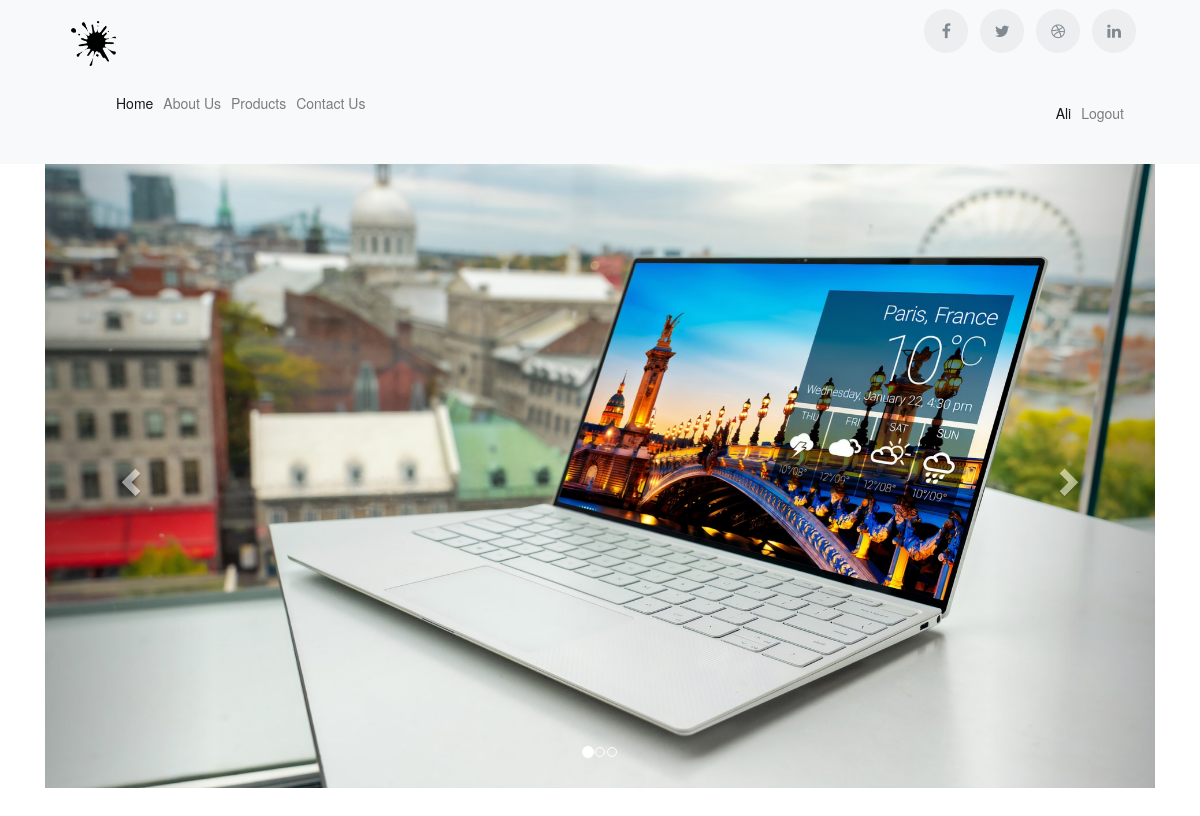
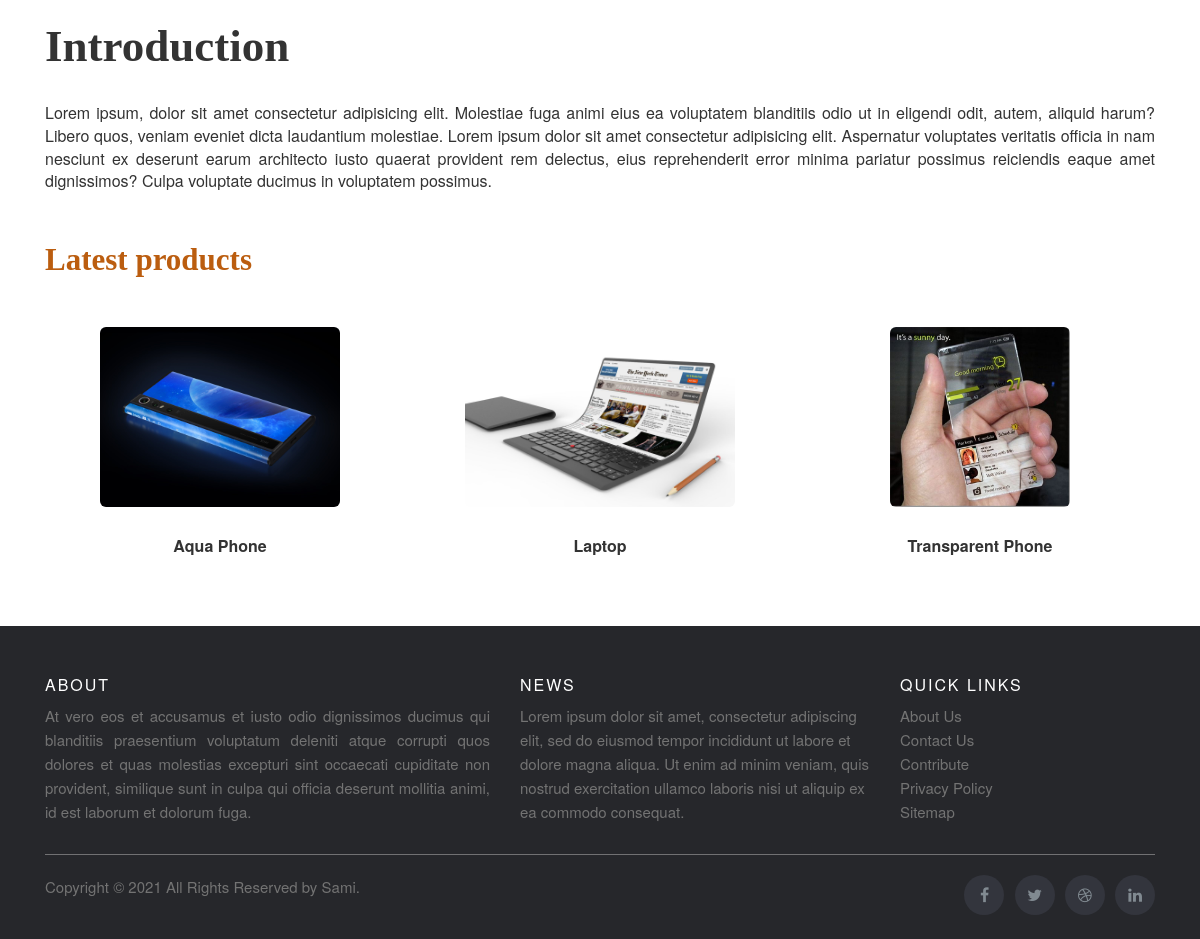
The page /frontend.php (signed in) on the database its author committed (2 pictures, top to bottom).
### tables this page shows
CREATE TABLE `products` (
  `id` int(11) NOT NULL,
  `user_id` int(11) NOT NULL,
  `pname` varchar(255) NOT NULL,
  `pimage` varchar(255) NOT NULL
);

### frontend.php (the view, shortened to what this page needs)
<?php
include('includes/config.php');
?>
<!doctype html>
<html lang="en">
<head>
    <?php include 'includes/stylesheets.php';?>
</head>
<body>
<?php include 'includes/header.php';?>
    <div class="body_">
        <div class="container">
            <div id="myCarousel" class="carousel slide" data-ride="carousel">
            <ol class="carousel-indicators">
                <li data-target="#myCarousel" data-slide-to="0" class="active"></li>
                <li data-target="#myCarousel" data-slide-to="1"></li>
                <li data-target="#myCarousel" data-slide-to="2"></li>
            </ol>
            <div class="carousel-inner">
                <div class="item active">
                <img src="img/carousel/img1.jpg" alt="Laptop" class="carousel_img">
                </div>
            </div>
            <a class="left carousel-control" href="#myCarousel" data-slide="prev">
                <span class="glyphicon glyphicon-chevron-left"></span>
            </a>
            <a class="right carousel-control" href="#myCarousel" data-slide="next">
                <span class="glyphicon glyphicon-chevron-right"></span>
            </a>
            </div>
        </div>
        <div class="container" style="margin-top: 30px;">
            <div class="row">
                <div class="col-12">
                    <h1 class="heading " id="intro_heading">Introduction</h1>
                    <p class="text-justify" id="intro_text">Lorem ipsum, dolor sit amet consectetur adipisicing elit.
                                            Molestiae fuga animi eius ea voluptatem blanditiis odio
                                            ut in eligendi odit, autem, aliquid harum? Libero quos,
                                            veniam eveniet dicta laudantium molestiae. Lorem ipsum dolor
                                            sit amet consectetur adipisicing elit. Aspernatur voluptates
                                            veritatis officia in nam nesciunt ex deserunt earum architecto
                                            iusto quaerat provident rem delectus, eius reprehenderit error
                                            minima pariatur possimus reiciendis eaque amet dignissimos?
                                            Culpa voluptate ducimus in voluptatem possimus.
                    </p>
                </div>
            </div>
            <h1 class="heading" id="product_heading">Latest products</h1><br><br>
            <div class="row">
                <?php $query=mysqli_query($con,"select * from products");
                while($row = mysqli_fetch_array($query)) {
                    ?>
                <div class="col-6 col-md-4">
                    <img class="img-fluid products mx-auto d-block img-rounded" src="uploads/<?php echo htmlentities($row['pimage']);?>">
                    <p class="text-center pHeading" onclick="myProductDetails1()"><?php echo $row['pname'] ?></p>
                </div>
                <?php }?>
            </div>
        </div>
      </div>
<?php include 'includes/footer.php';?>
</body>
</html>

### css/body_content.css (style rules this page uses)
.body_ { padding:0 0 40px; }
#intro_text { font-size: 16px; padding: 20px 0 20px; }
#intro_heading { font-size: 45px; font-family: 'Times New Roman', Times, serif; }
.heading { font-weight: bold; }
#product_heading { color: rgb(187, 93, 15); font-size: 31px; font-family: 'Times New Roman', Times, serif; }
.products { height:180px; width: auto; cursor: pointer; transition: 0.3s; }
.pHeading { font-weight: bold; font-size: 16px; margin: 20px; padding: 8px; cursor: pointer; transition: 0.3s; }

### rows shown on the page
products: pimage (picture), pname "Aqua Phone"
products: pimage (picture), pname "Laptop"
products: pimage (picture), pname "Transparent Phone"

### other values the page prints
$_SESSION['username'] "Ali"
